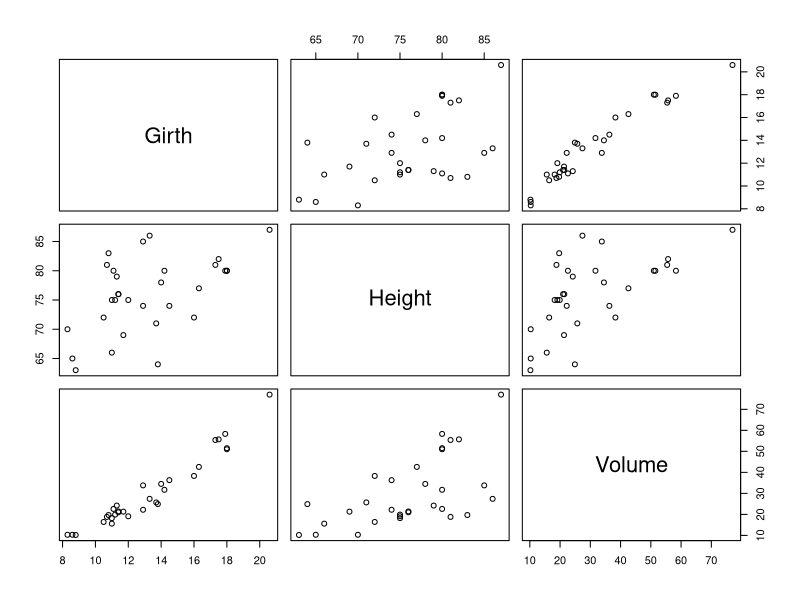
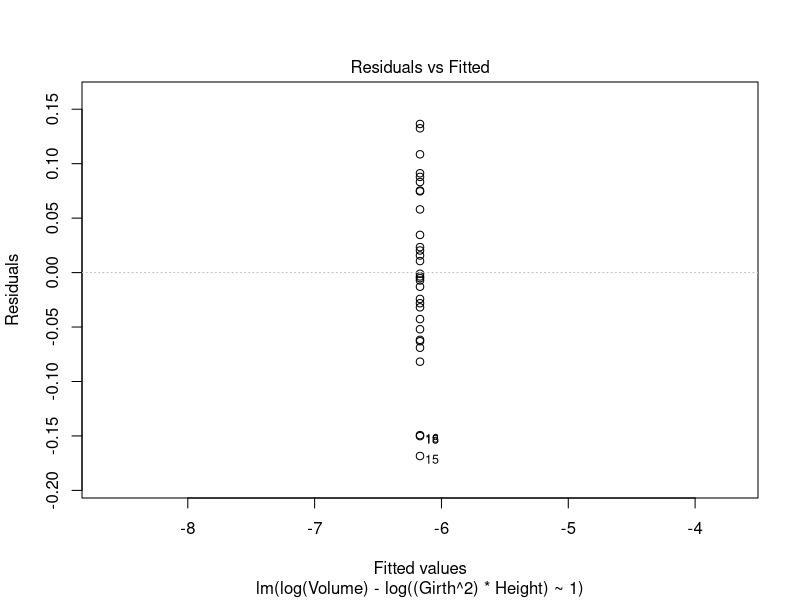
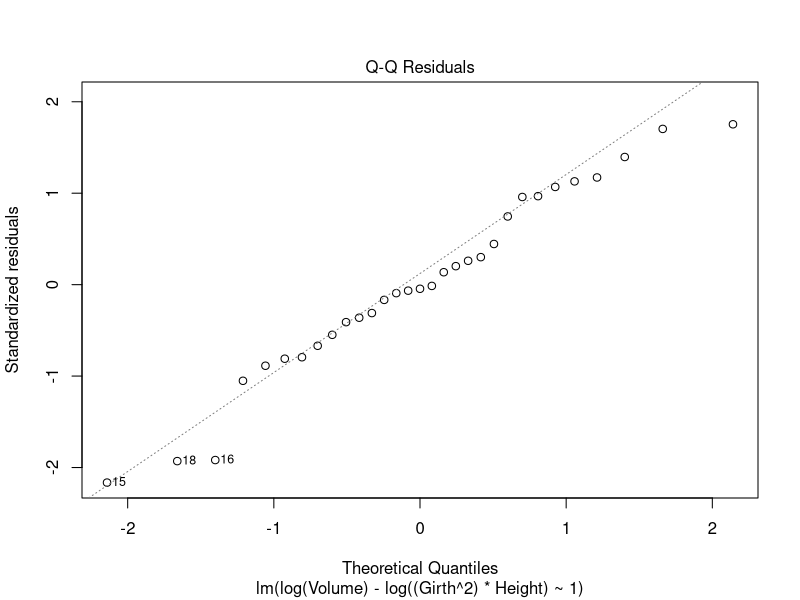
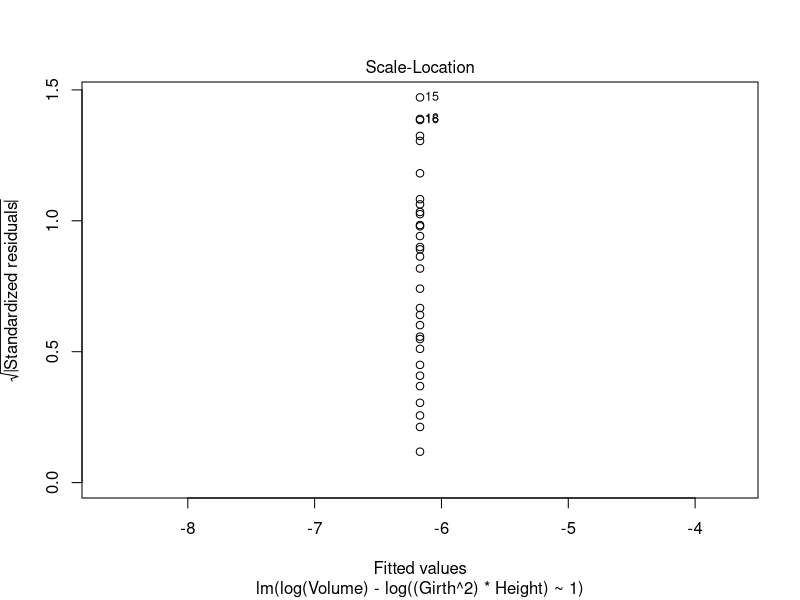
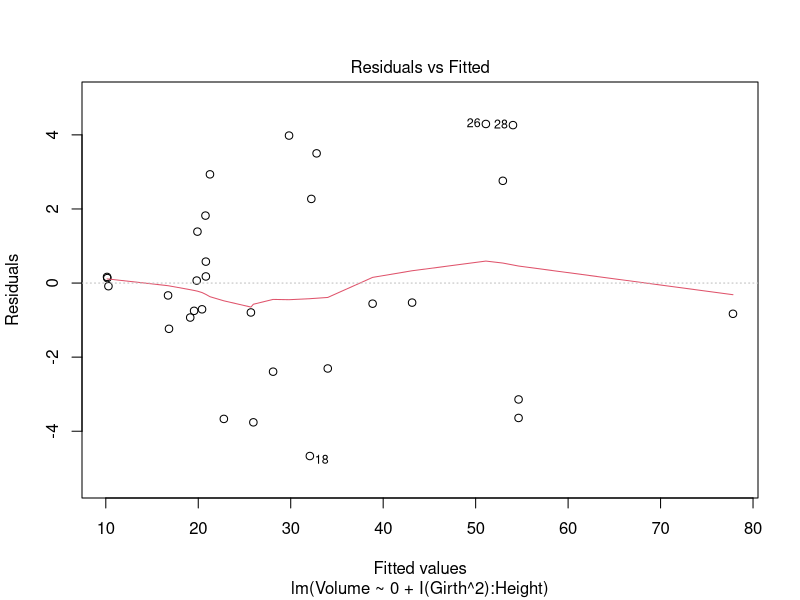
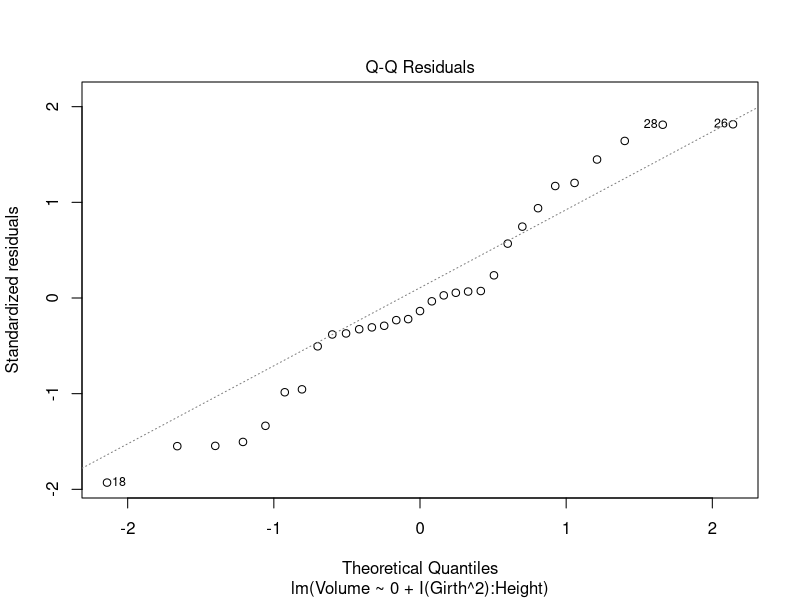
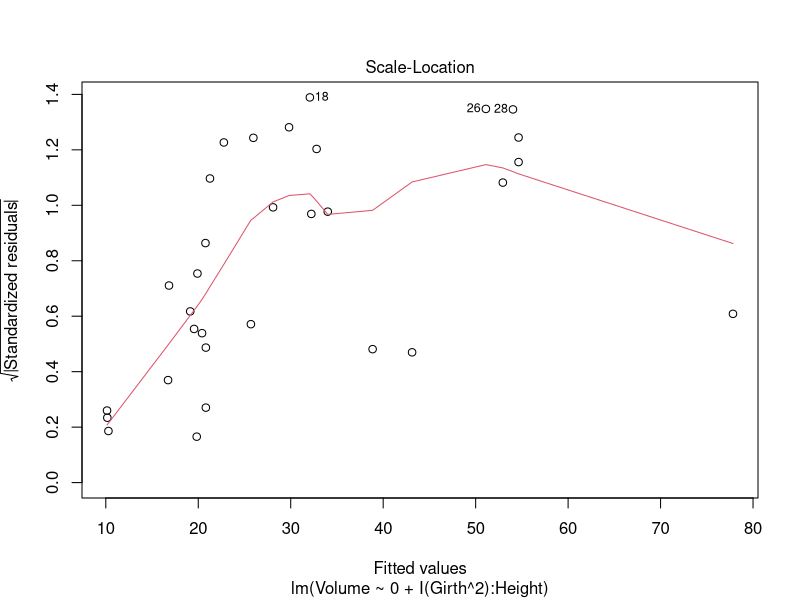
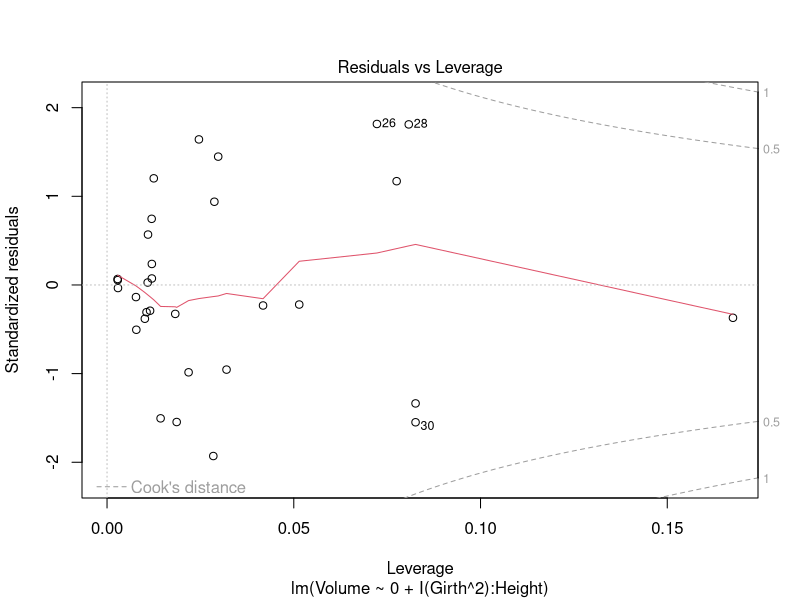

Source code (R) for these figures, in order:
## ---- chunk 1
# change working directory: should be the directory containg the Markdown files:
setwd("~/courses/cruk/LinearModelAndExtensions/20170719/Practicals/")

## ---- chunk 2
plot(trees)
## ---- chunk 3
m1 = lm(Volume~Girth,data=trees)
summary(m1)
## ---- chunk 4
m2 = lm(Volume~Girth+Height,data=trees)
summary(m2)
## ---- chunk 5
m3 = lm(Volume~Girth*Height,data=trees)
summary(m3)
## ---- chunk 6
m4 = lm(log(Volume)~log(Girth)+log(Height),data=trees)
summary(m4)
confint(m4)
## ---- chunk 7
m5 = lm(log(Volume)~log(Girth)*log(Height),data=trees)
summary(m5)
## ---- chunk 8
m6 = lm(log(Volume)-log((Girth^2)*Height)~1,data=trees)
summary(m6)
## ---- chunk 9
m7 = lm(Volume~0+I(Girth^2):Height,data=trees)
summary(m7)
## ---- chunk 10
plot(m6)
plot(m7)
shapiro.test(residuals(m6))
shapiro.test(residuals(m7))
## ---- chunk 11
summary(m1)
AIC(m1)
summary(m2)
AIC(m2)
summary(m3)
AIC(m3)
summary(m4)
AIC(m4)
summary(m5)
AIC(m5)
summary(m6)
AIC(m6)
summary(m7)
AIC(m7)
## ---- chunk 12
m8 = lm(Fertility~.,data=swiss)
summary(m8)
## ---- chunk 13
library(MASS)
summary(stepAIC(m8))
## ---- chunk 14
volume = trees$Volume
height = trees$Height
girth = trees$Girth
m1 = nls(volume~beta0*girth^beta1*height^beta2,start=list(beta0=1,beta1=2,beta2=1))
summary(m1)
